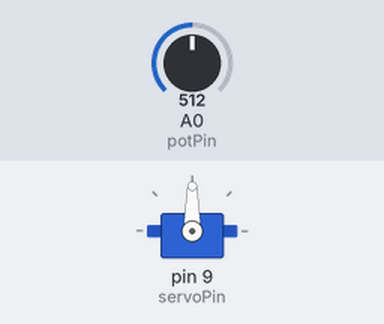
Bench run of a sketch on a simulated Arduino Uno, built with avr-gcc and run on an emulated ATmega328P. Shown: servo. Inputs (shaded band) come from the test bench; at power-on: A0 (potPin) = 512. What the sketch prints to the serial monitor is not drawn.

Above: at 1.2 s.
1.3 s: A0 (potPin) set to 716
At 1.9 s:
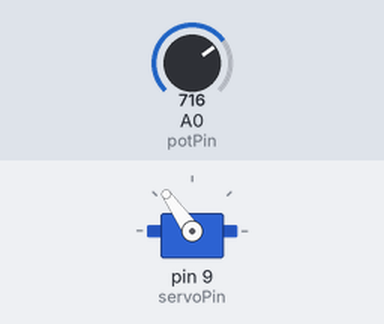
2.8 s: A0 (potPin) set to 900
At 3.1 s:
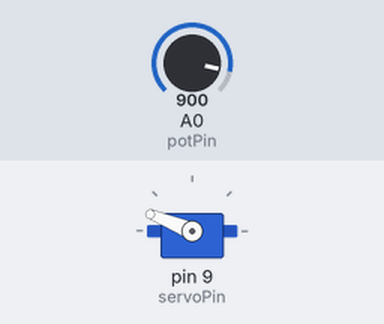
4.3 s: A0 (potPin) set to 1023
At 5.4 s:
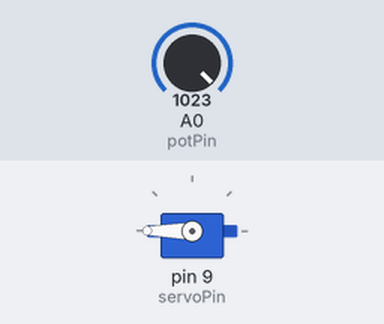
5.8 s: A0 (potPin) set to 306
At 6.6 s:
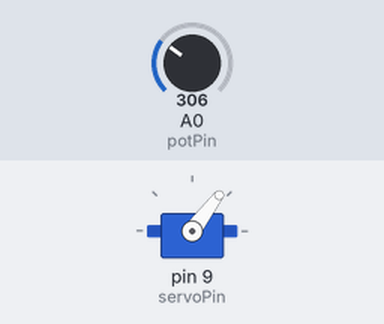
7.3 s: A0 (potPin) set to 122
At 7.6 s:
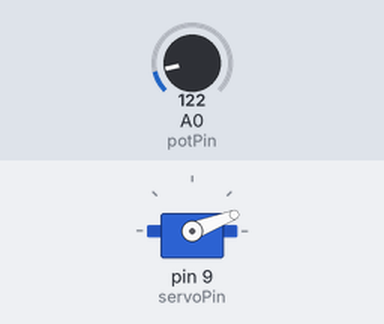
8.8 s: A0 (potPin) set to 0
At 9.9 s:
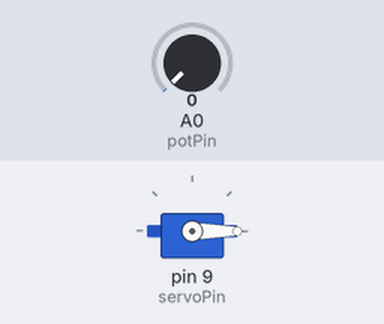
Timing chart, 0 to 11.3 s (numbered marks = the images above; inputs shaded):
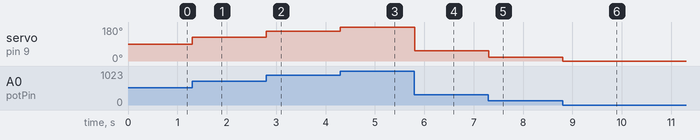

Measured:
- after the input at 1.3 s, servo on pin 9 (servoPin): 90° → 125° at once
- after the input at 2.8 s, servo on pin 9 (servoPin): 125° → 158° at once
- after the input at 4.3 s, servo on pin 9 (servoPin): 158° → 180° at once
- after the input at 5.8 s, servo on pin 9 (servoPin): 180° → 53° at once
- after the input at 7.3 s, servo on pin 9 (servoPin): 53° → 21° at once
- after the input at 8.8 s, servo on pin 9 (servoPin): 21° → 0° at once

The sketch:

MG996R_Potentiometer.ino
```cpp
#include <Servo.h>

Servo Servo1;

int servoPin = 9;
int potPin = A0;

void setup() {
    Servo1.attach(servoPin);
    Serial.begin(9600);
}


void loop() {
    int reading = analogRead(potPin);
    int angle = map(reading, 0, 1023, 0, 180);
    Servo1.write(angle);
    Serial.println(angle);
}
```
